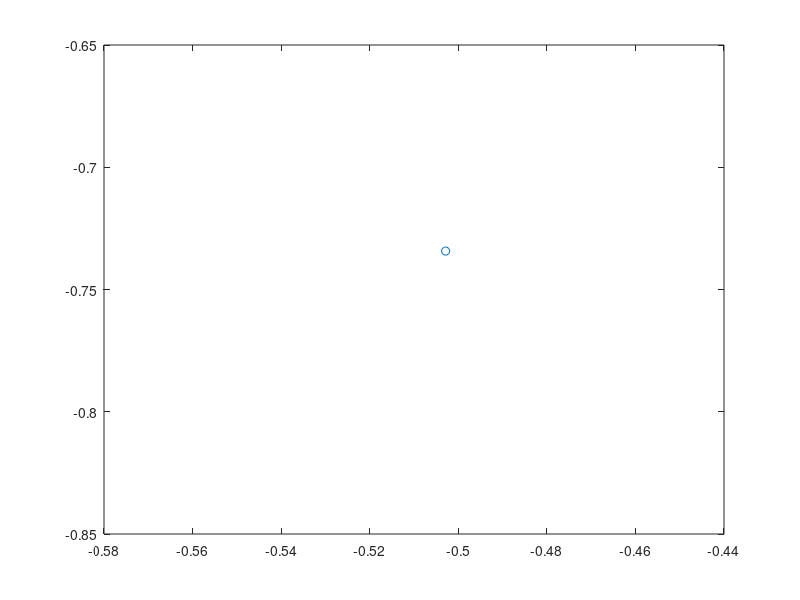

Write the MATLAB code that produced this figure. (Note: this script raises an error after producing the figure.)
pts = [174, 93
    ]

norm_pts = (pts-350)/350
plot(norm_pts(1:2:end), norm_pts(2:2:end), 'o')
dlmwrite('asset.csv', norm_pts)
clipboard('copy', mat2str(norm_pts))


